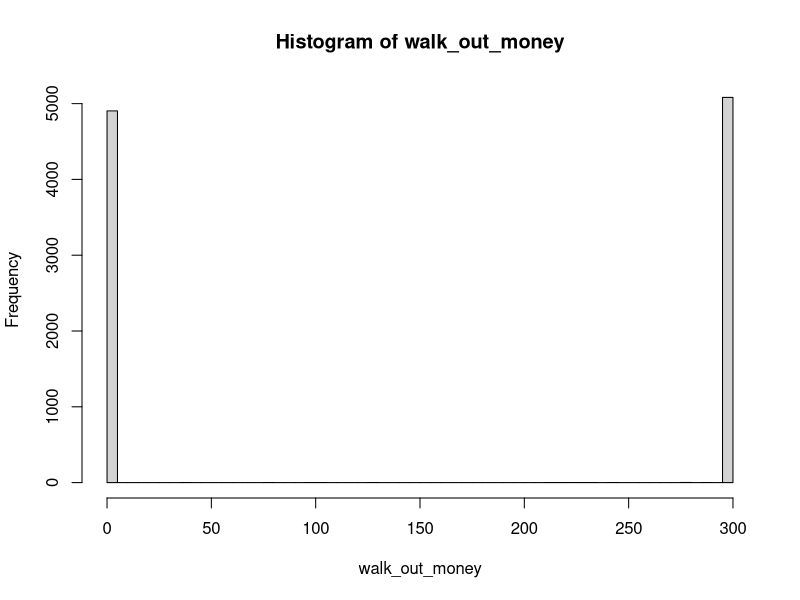
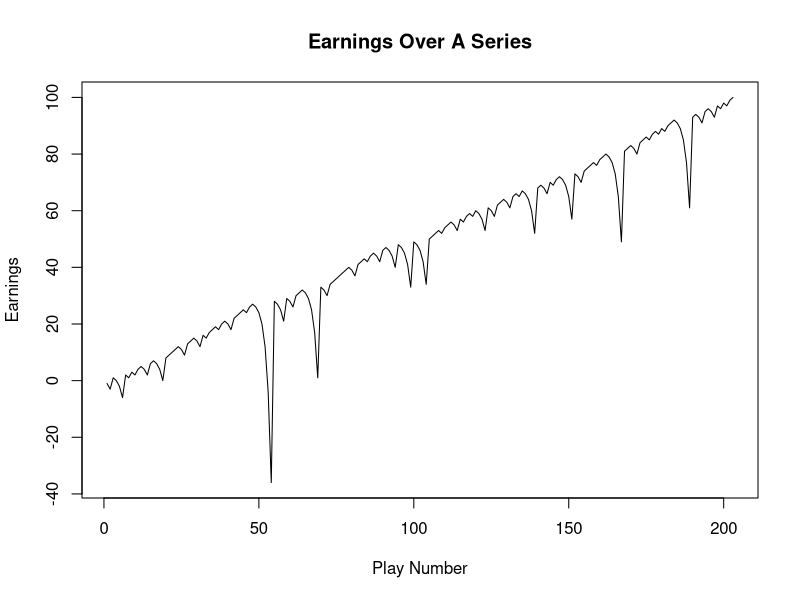
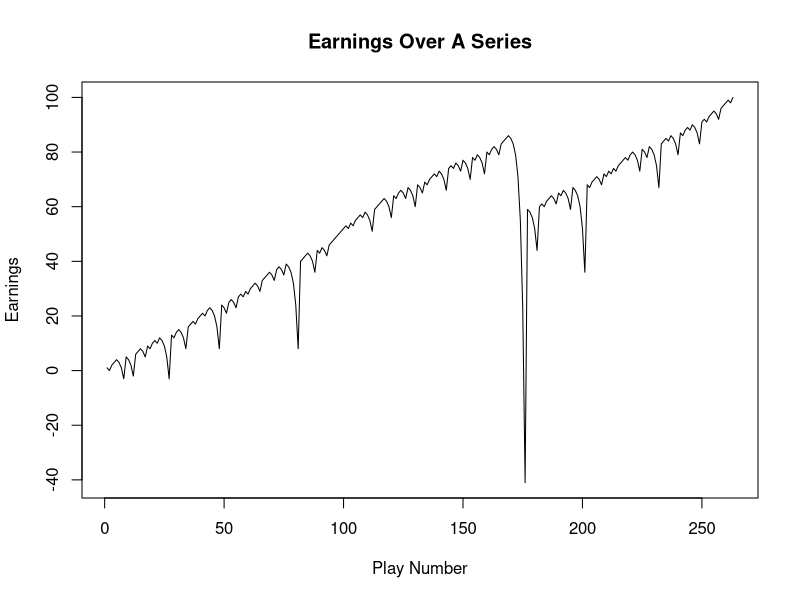
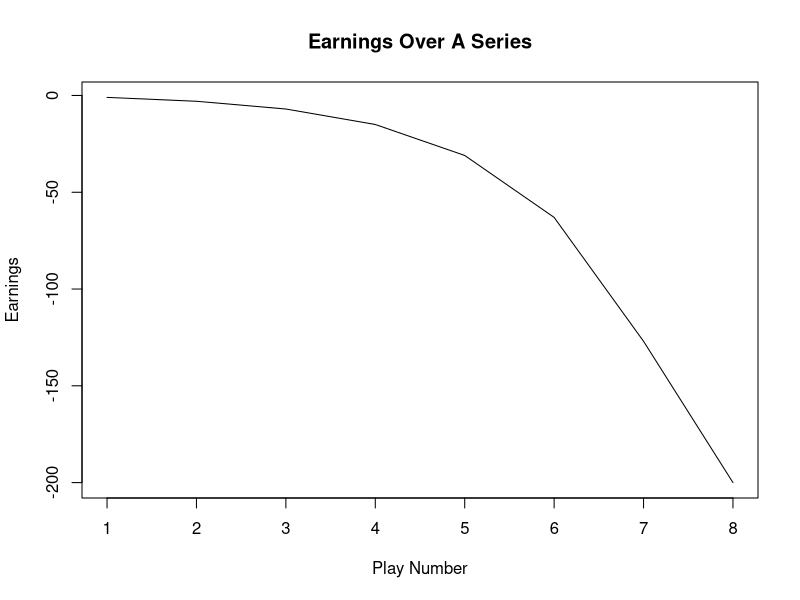

Write R code to recreate these figures, in order. (Note: a time limit stopped this script after it produced the figures.)
## ---- chunk 1
knitr::opts_chunk$set(echo = TRUE)
library(tidyverse)
## ---- chunk 2
#' A single play of the Martingale strategy
#'
#' Takes a state list, spins the roulette wheel, returns the state list with updated values (for example, budget, plays, etc)
#' @param state A list with the following entries: 
#'   B              number, the budget
#'   W              number, the budget threshold for successfully stopping
#'   L              number, the maximum number of plays 
#'   M              number, the casino wager limit
#'   plays          integer, the number of plays executed
#'   previous_wager number, the wager in the previous play (0 at first play)
#'   previous_win   TRUE/FALSE, indicator if the previous play was a win (TRUE at first play)
#' @return The updated state list
one_play <- function(state){
  
    # Wager
    proposed_wager <- ifelse(state$previous_win, 1, 2*state$previous_wager)
    wager <- min(proposed_wager, state$M, state$B)
    
    # Spin of the wheel
    red <- rbinom(1,1,18/38)
    
    # Update state
    state$plays <- state$plays + 1
    state$previous_wager <- wager
    if(red){
      # WIN
      state$B <- state$B + wager
      state$previous_win <- TRUE
    }else{
      # LOSE
      state$B <- state$B - wager
      state$previous_win <- FALSE
    }
  state
}


#' Stopping rule
#'
#' Takes the state list and determines if the gambler has to stop
#' @param state A list.  See one_play
#' @return TRUE/FALSE
stop_play <- function(state){
  if(state$B <= 0) return(TRUE)
  if(state$plays >= state$L) return(TRUE)
  if(state$B >= state$W) return(TRUE)
  FALSE
}


#' Play roulette to either bankruptcy, success, or play limits
#'
#' @param B number, the starting budget
#' @param W number, the budget threshold for successfully stoping
#' @param L number, the maximum number of plays 
#' @param M number, the casino wager limit
#' @return A vector of budget values calculated after each play.
one_series <- function(
    B = 200
  , W = 300
  , L = 1000
  , M = 100
){

  # initial state
  state <- list(
    B = B
  , W = W
  , L = L
  , M = M
  , plays = 0
  , previous_wager = 0
  , previous_win = TRUE
  )
  
  # vector to store budget over series of plays
  budget <- rep(NA, L)
  
  # For loop of plays
  for(i in 1:L){
    new_state <- state %>% one_play
    budget[i] <- new_state$B
    if(new_state %>% stop_play){
      return(budget[1:i])
    }
    state <- new_state
  }
  budget    
}

# helper function
get_last <- function(x) x[length(x)] 


# Simulation
walk_out_money <- rep(NA, 10000)
for(j in seq_along(walk_out_money)){
  walk_out_money[j] <- one_series(B = 200, W = 300, L = 1000, M = 100) %>% get_last
}

# Walk out money distribution
hist(walk_out_money, breaks = 100)

# Estimated probability of walking out with extra cash
mean(walk_out_money > 200)

# Estimated earnings
mean(walk_out_money - 200)

## ---- chunk 3
set.seed(100)
plot(one_series(B = 200, W = 300, L = 1000, M = 100)-200, xlab='Play Number', ylab='Earnings', type = 'l', main = 'Earnings Over A Series')
plot(one_series(B = 200, W = 300, L = 1000, M = 100)-200, xlab='Play Number', ylab='Earnings', type = 'l', main = 'Earnings Over A Series')
plot(one_series(B = 200, W = 300, L = 1000, M = 100)-200, xlab='Play Number', ylab='Earnings', type = 'l', main = 'Earnings Over A Series')

## ---- chunk 4
bud <- c(100,200,500,1000,5000)

budget <- data.frame(numeric(),numeric())
for(i in bud){
walk_out_money <- rep(NA, 10000)
for(j in seq_along(walk_out_money)){
  walk_out_money[j] <- one_series(B = i, W = 300, L = 1000, M = 100) %>% get_last
}
budget <- rbind(budget,c(i,mean(walk_out_money-i)))
}
colnames(budget) <- c('Budget', 'Avg_Earnings')
## ---- chunk 5
win <- c(200,500,1000,5000,10000)

winthresh <- data.frame(numeric(),numeric())
for(i in win){
walk_out_money <- rep(NA, 10000)
for(j in seq_along(walk_out_money)){
  walk_out_money[j] <- one_series(B = 200, W = i, L = 1000, M = 100) %>% get_last
}
winthresh <- rbind(winthresh,c(i,mean(walk_out_money-200)))
}
colnames(winthresh) <- c('Winning_Threshold', 'Avg_Earnings')
## ---- chunk 6
lim <- c(1,100,500,1000,5000,10000)

playlim <- data.frame(numeric(),numeric())
for(i in lim){
walk_out_money <- rep(NA, 10000)
for(j in seq_along(walk_out_money)){
  walk_out_money[j] <- one_series(B = 200, W = 300, L = i, M = 100) %>% get_last
}
playlim <- rbind(playlim,c(i,mean(walk_out_money-200)))
}
colnames(playlim) <- c('Play_Limit', 'Avg_Earnings')
## ---- chunk 7
maxwag <- c(50,100,250,500,1000,5000)

maxwager <- data.frame(numeric(),numeric())
for(i in maxwag){
walk_out_money <- rep(NA, 10000)
for(j in seq_along(walk_out_money)){
  walk_out_money[j] <- one_series(B = 200, W = 300, L = 1000, M = i) %>% get_last
}
maxwager <- rbind(maxwager,c(i,mean(walk_out_money-200)))
}
colnames(maxwager) <- c('Max_Wager', 'Avg_Earnings')
## ---- chunk 8
plot(budget, type = 'l')
plot(winthresh, type = 'l')
plot(playlim, type = 'l')
plot(maxwager, type = 'l')
## ---- chunk 9
num_of_turns <- rep(NA, 10000)
for(j in seq_along(num_of_turns)){
  num_of_turns[j] <- one_series(B = 200, W = 300, L = 1000, M = 100) %>% length()
}
mean(num_of_turns)
